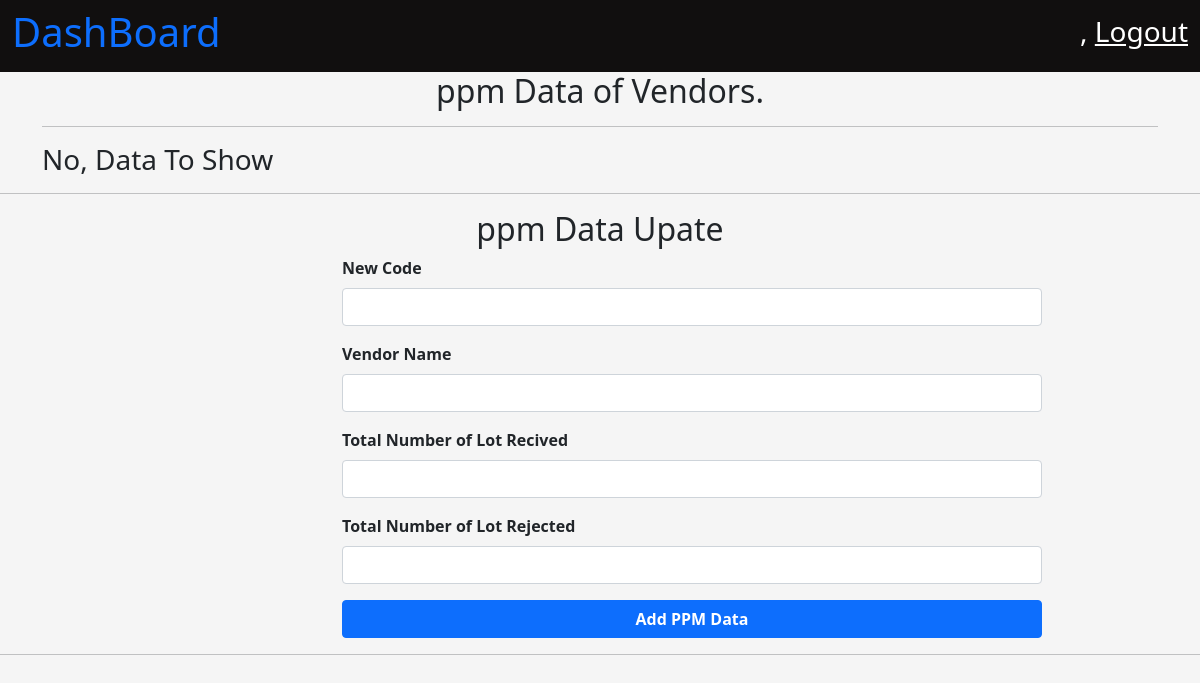
The app's page /quality/ppm, older data.
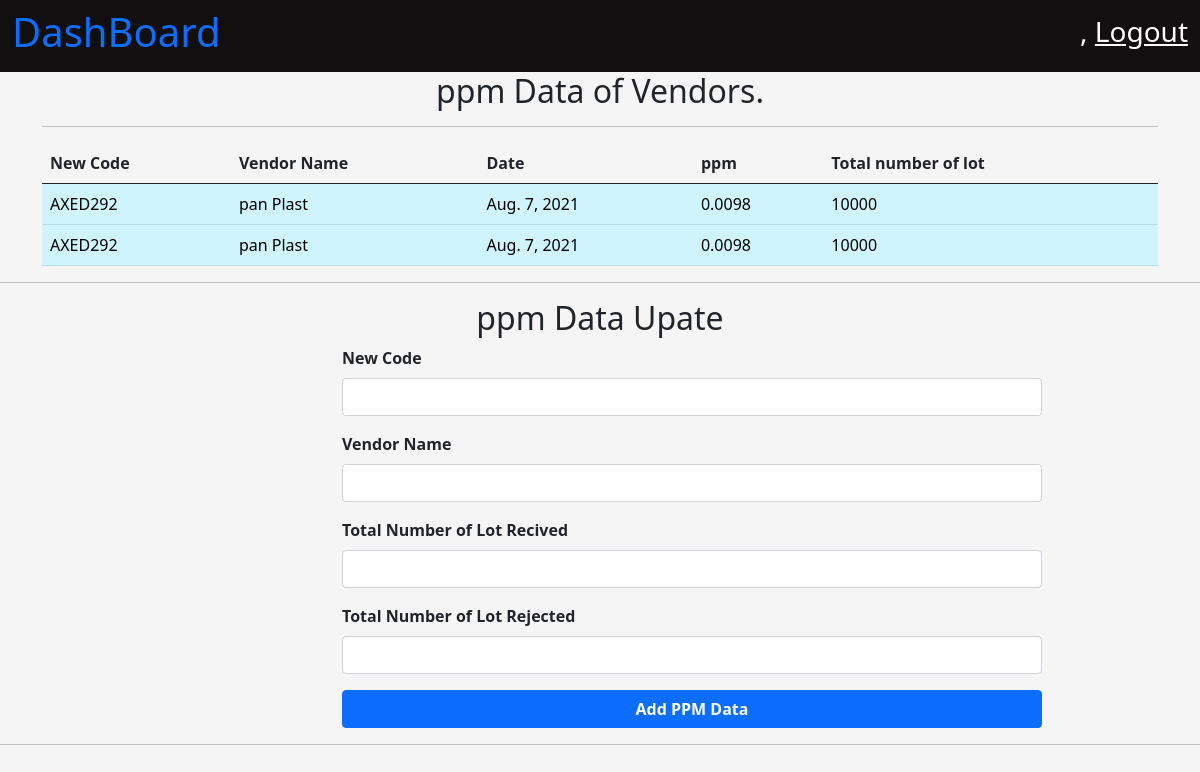
The same page, newer data.
### MouldQuality/models.py (models this page shows, shortened)
class PPMData(models.Model):
    new_code =  models.CharField(max_length=100)
    vendor_name = models.CharField(max_length=200)
    ppm_data_added = models.DateField(auto_now_add=True)
    total_number_of_lot = models.IntegerField()
    total_number_of_lot_rejected = models.IntegerField()
    def ppm(self):
        number_of_lot_accepted = self.total_number_of_lot - self.total_number_of_lot_rejected
        return number_of_lot_accepted / (10 ** 6)

### MouldQuality/views.py (the view, shortened to what this page needs)
# urls.py: path('ppm', views.ppmDataView, name = "ppmData"),
def ppmDataView(request):
    context = {}
    ppm_data = PPMData.objects.all()
    context['ppm_data'] = ppm_data
    if len(ppm_data) == 0:
        context['NO_DATA'] = True
    else:
        context['NO_DATA'] = False
    for ppm in ppm_data:
        print(ppm.ppm_data_added)
    return render(request, 'quality/ppmData.html', context)

### MouldQuality/templates/quality/ppmData.html (shortened to what this page needs)
{% extends 'base.html' %}
{% load static %}
{% block title %}
    <link
        rel="stylesheet"
        href="{% static 'css/dashboard.css' %}" >
{% endblock %}
{% block body_content %}
    <nav
        class="navbar navbar-light dashboard_nav">
        <div class="container-fluid dashboard_nav">
            <p class="h1 dashboard_title">
                <a href="{% url 'homePage' %}" style="text-decoration:None;">
                  DashBoard
                </a>
            </p>
            <div class="user_data">
                <p class="h3">
                    {{ request.user.first_name }},
                    <a href="{% url 'userLogout' %}">
                        Logout
                    </a>
                </p>
            </div>
        </div>
    </nav>
    <div class="container">
        <p class="h2" style="text-align : center">
            ppm Data of Vendors.
        </p>
        <hr />
        {% if NO_DATA %}
            <p class="h3">
                No, Data To Show
            </p>
        {% else %}
            <table class="table">
                <thead>
                    <th class="col">
                        New Code
                    </th>
                    <th class="col">
                        Vendor Name
                    </th>
                    <th class="col">
                        Date
                    </th>
                    <th class="col">
                        ppm
                    </th>
                     <th class="col">
                        Total number of lot
                    </th>
                </thead>
                <tbody>
                    {% for data in ppm_data %}
                        <tr clas="table-info">
                            <td class="table-info">
                                {{ data.new_code }}
                            </td>
                            <td class="table-info">
                                {{ data.vendor_name }}
                            </td>
                            <td class="table-info">
                                {{ data.ppm_data_added }}
                            </td>
                            <td class="table-info">
                                {{ data.ppm }}
                            </td>
                            <td class="table-info">
                                {{ data.total_number_of_lot }}
                            </td>
                        </tr>
                    {% endfor %}
                </tbody>
            </table>
        {% endif %}
    </div>
    <hr />
    <div class="container">
        <p class="h2" style="text-align : center;">
            ppm Data Upate
        </p>
        <form action="{% url 'ppmData' %}" method = "POST" autocomplete="off" style="margin-left : 300px;width : 700px;">
            <div
                class="mb-3">
                <label
                    for="exampleInputEmail1"
                    class="form-label">
                    <b>
                    New Code
                    </b>
                </label>
                <input
                type="text"
                name = "newCode"
                class="form-control"
                id="newCode"
                required >
            </div>
            <div
                class="mb-3">
                <label
                    for="exampleInputEmail1"
                    class="form-label">
                    <b>
                    Vendor Name
                    </b>
                </label>
                <input
                type="text"
                name = "vendorName"
                class="form-control"
                id="vendorName"
                required >
            </div>
            <div
                class="mb-3">
                <label
                    for="exampleInputEmail1"
                    class="form-label">
                    <b>
                    Total Number of Lot Recived
                    </b>
                </label>
                <input
                type="number"
                name = "totalLot"
                class="form-control"
                id="totalLot"
                required >
            </div>
            <div
                class="mb-3">
                <label
                    for="exampleInputEmail1"
                    class="form-label">
                    <b>
                    Total Number of Lot Rejected
                    </b>
                </label>
                <input
                type="number"
                name = "rejectedLot"
                class="form-control"
                id="rejectedLot"
                required >
            </div>
            <div
            class="mb-3">
            <button type="submit" class="btn btn-primary" style="width :700px;"><b>Add PPM Data</b></button>
        </div>
        </form>
    </div>
    <hr />
{% endblock %}

### user/templates/base.html (shortened to what this page needs)
<!doctype html>
<html lang="en">
  <head>
    <link href="https://cdn.jsdelivr.net/npm/bootstrap@5.0.2/dist/css/bootstrap.min.css" rel="stylesheet">
        {% block title %}
        {% endblock %}
  </head>
  <body>
    {% block body_content %}{% endblock %}
  </body>
</html>

### user_panel/static/css/dashboard.css (style rules this page uses)
body { background-color: whitesmoke; }
nav.dashboard_nav { background-color: rgb(17, 15, 15); }
nav.dashboard_nav div.dashboard_nav { color : white; }
nav.dashboard_nav div.user_data p a { color: white; }

Row changes from the older to the newer data that the page shows:
added PPMData: new_code "AXED292", vendor_name "pan Plast", ppm_data_added "Aug. 7, 2021", ppm "0.0098", total_number_of_lot "10000"
added PPMData: new_code "AXED292", vendor_name "pan Plast", ppm_data_added "Aug. 7, 2021", ppm "0.0098", total_number_of_lot "10000"
Text that changed along with them:
text no longer shown: "No, Data To Show"
text now shown: "New Code Vendor Name Date ppm Total number of lot"
